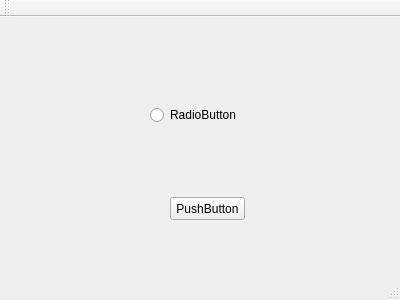
<?xml version="1.0" encoding="UTF-8"?>
<ui version="4.0">
 <class>MainWindow</class>
 <widget class="QMainWindow" name="MainWindow">
  <property name="geometry">
   <rect>
    <x>0</x>
    <y>0</y>
    <width>400</width>
    <height>300</height>
   </rect>
  </property>
  <property name="windowTitle">
   <string>MainWindow</string>
  </property>
  <widget class="QWidget" name="centralWidget">
   <widget class="QRadioButton" name="radioButton">
    <property name="geometry">
     <rect>
      <x>150</x>
      <y>90</y>
      <width>89</width>
      <height>16</height>
     </rect>
    </property>
    <property name="text">
     <string>RadioButton</string>
    </property>
   </widget>
   <widget class="QPushButton" name="pushButton">
    <property name="geometry">
     <rect>
      <x>170</x>
      <y>180</y>
      <width>75</width>
      <height>23</height>
     </rect>
    </property>
    <property name="text">
     <string>PushButton</string>
    </property>
   </widget>
  </widget>
  <widget class="QMenuBar" name="menuBar">
   <property name="geometry">
    <rect>
     <x>0</x>
     <y>0</y>
     <width>400</width>
     <height>19</height>
    </rect>
   </property>
  </widget>
  <widget class="QToolBar" name="mainToolBar">
   <attribute name="toolBarArea">
    <enum>TopToolBarArea</enum>
   </attribute>
   <attribute name="toolBarBreak">
    <bool>false</bool>
   </attribute>
  </widget>
  <widget class="QStatusBar" name="statusBar"/>
 </widget>
 <layoutdefault spacing="6" margin="11"/>
 <resources/>
 <connections/>
</ui>
